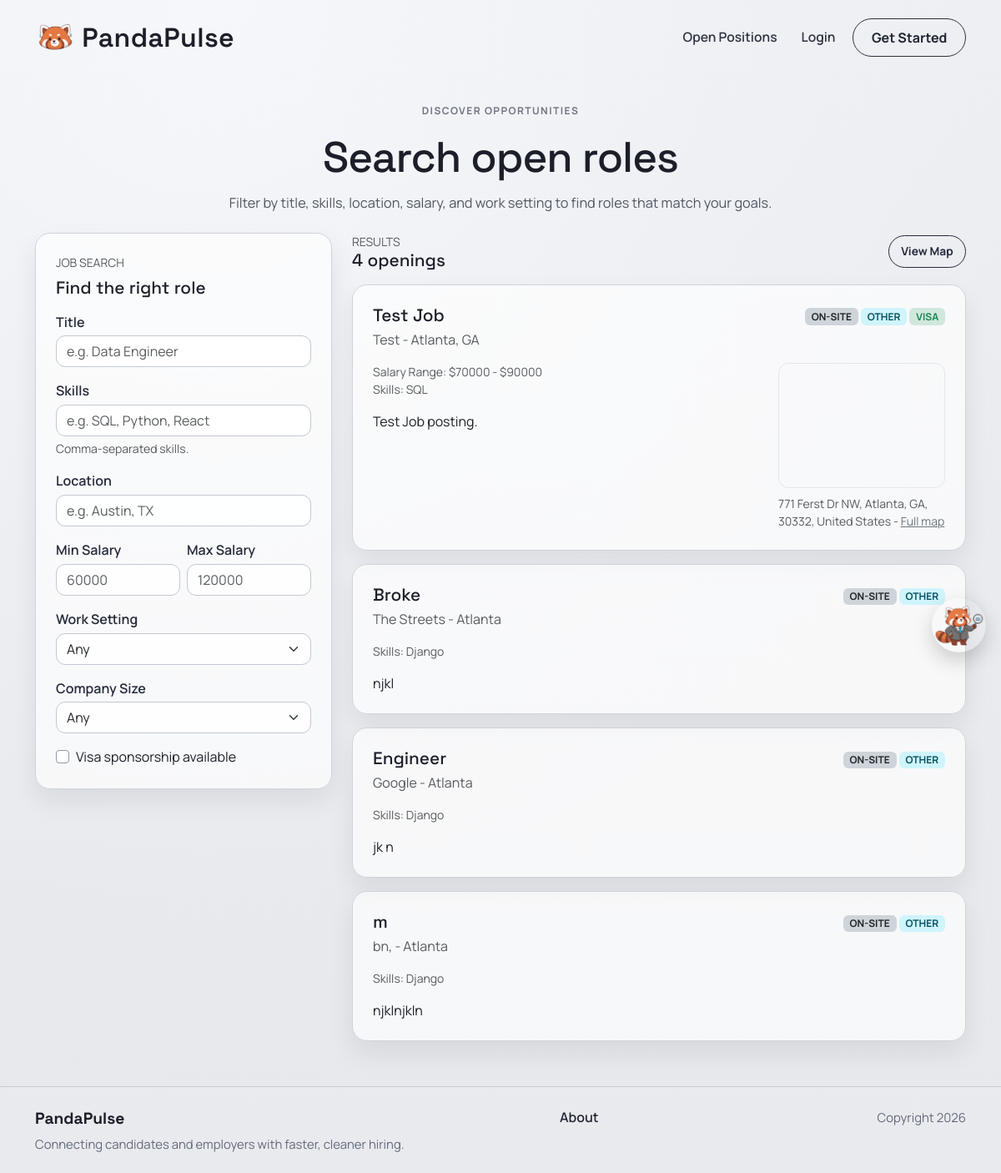
Page /jobposts/search/ on the earlier database version.
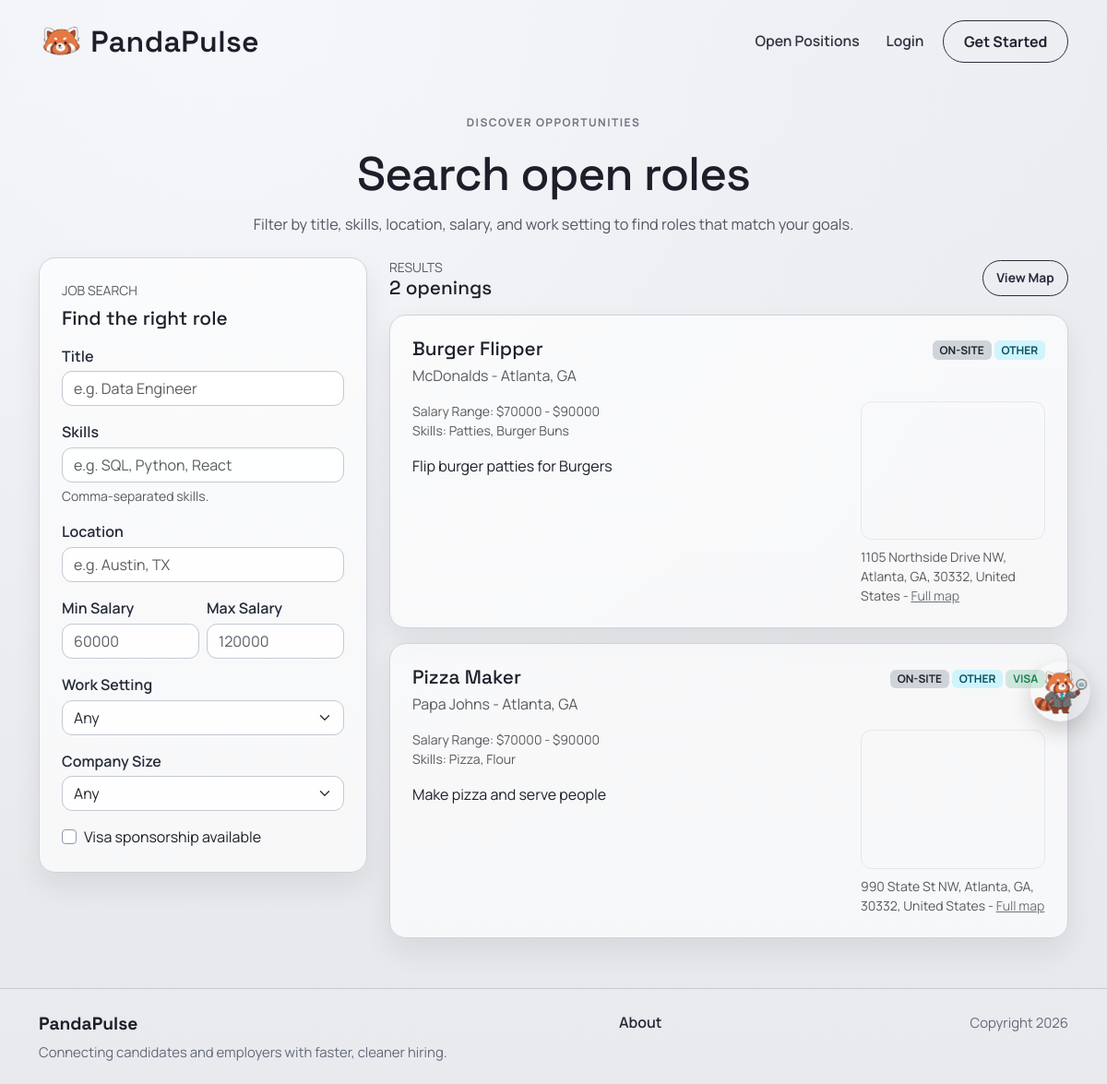
Same page on the later database version.
### jobposts/models.py (models this page shows, shortened)
class JobPost(models.Model):
    COMPANY_SIZE_CHOICES = [
        ("small", "Small (1-50)"),
        ("mid_size", "Mid-size (51-500)"),
        ("large", "Large (501-5,000)"),
        ("fortune_500", "Fortune 500"),
        ("startup", "Startup"),
        ("enterprise", "Enterprise"),
        ("other", "Other"),
    ]
    owner = models.ForeignKey(
        settings.AUTH_USER_MODEL,
        on_delete=models.CASCADE,
        related_name='job_posts',
        null=True,
        blank=True,
    )
    title = models.CharField(max_length=200)
    company = models.CharField(max_length=150)
    location = models.CharField(max_length=150)
    pay_range = models.CharField(max_length=100)
    skills = models.CharField(max_length=300, blank=True)
    salary_min = models.IntegerField(null=True, blank=True)
    salary_max = models.IntegerField(null=True, blank=True)
    WORK_SETTING_CHOICES = [
        ("remote", "Remote"),
        ("onsite", "On-site"),
        ("hybrid", "Hybrid"),
    ]
    work_setting = models.CharField(max_length=20, choices=WORK_SETTING_CHOICES, default="onsite")
    company_size = models.CharField(max_length=20, choices=COMPANY_SIZE_CHOICES, default="other")
    visa_sponsorship = models.BooleanField(default=False)
    description = models.TextField()
    created_at = models.DateTimeField(auto_now_add=True)

### map/models.py (models this page shows, shortened)
class OfficeLocation(models.Model):
    job_post = models.OneToOneField(
        'jobposts.JobPost',
        on_delete=models.CASCADE,
        related_name='office_location',
    )
    address_line_1 = models.CharField(max_length=255, blank=True)
    address_line_2 = models.CharField(max_length=255, blank=True)
    city = models.CharField(max_length=100, blank=True)
    state = models.CharField(max_length=100, blank=True)
    postal_code = models.CharField(max_length=20, blank=True)
    country = models.CharField(max_length=100, blank=True, default='United States')
    latitude = models.DecimalField(
        max_digits=9,
        decimal_places=6,
        validators=[
            MinValueValidator(Decimal('-90')),
            MaxValueValidator(Decimal('90')),
        ],
    )
    longitude = models.DecimalField(
        max_digits=9,
        decimal_places=6,
        validators=[
            MinValueValidator(Decimal('-180')),
            MaxValueValidator(Decimal('180')),
        ],
    )
    class Meta:
        ordering = ['job_post_id']
    @property
    def full_address(self):
        parts = [
            self.address_line_1,
            self.address_line_2,
            self.city,
            self.state,
            self.postal_code,
            self.country,
        ]
        return ', '.join([part for part in parts if part])
    @property
    def osm_embed_url(self):
        lat = float(self.latitude)
        lon = float(self.longitude)
        delta = 0.01
        bbox = f'{lon - delta},{lat - delta},{lon + delta},{lat + delta}'
        marker = f'{lat},{lon}'
        return f'https://www.openstreetmap.org/export/embed.html?bbox={bbox}&layer=mapnik&marker={marker}'

### jobposts/views.py (the view, shortened to what this page needs)
# urls.py: path('search/', views.search, name='jobposts.search'),
def search(request):
    if request.user.is_authenticated:
        prof = Profile.objects.filter(user=request.user).first()
        if prof and prof.account_type == Profile.AccountType.EMPLOYER:
            return redirect("accounts.candidate_search")
    template_data = {'title': 'Job Search'}
    posts = JobPost.objects.select_related('office_location').all().order_by('-created_at')
    can_post_job = False
    if request.user.is_authenticated:
        can_post_job = _is_employer(request.user)
    title = request.GET.get('title', '').strip()
    skills = request.GET.get('skills', '').strip()
    location = request.GET.get('location', '').strip()
    salary_min = request.GET.get('salary_min', '').strip()
    salary_max = request.GET.get('salary_max', '').strip()
    work_setting = request.GET.get('work_setting', '').strip()
    company_size = request.GET.get('company_size', '').strip()
    visa_sponsorship = request.GET.get('visa_sponsorship', '').strip()
    use_home_radius = False
    radius_miles = ''
    radius_warning = ''
    radius_active = False
    is_applicant = False
    applicant_profile = None
    has_home_address = False
    home_address = ''
    if title:
        posts = posts.filter(title__icontains=title)
    if skills:
        skill_terms = [term.strip() for term in skills.split(',') if term.strip()]
        for term in skill_terms:
            posts = posts.filter(skills__icontains=term)
    if location:
        posts = posts.filter(location__icontains=location)
    if work_setting:
        posts = posts.filter(work_setting=work_setting)
    if company_size:
        posts = posts.filter(company_size=company_size)
    if visa_sponsorship.lower() in {'true', '1', 'on', 'yes'}:
        posts = posts.filter(visa_sponsorship=True)
    if salary_min:
        try:
            min_value = int(salary_min)
            posts = posts.filter(Q(salary_max__gte=min_value) | Q(salary_min__gte=min_value))
        except ValueError:
            pass
    if salary_max:
        try:
            max_value = int(salary_max)
            posts = posts.filter(Q(salary_min__lte=max_value) | Q(salary_max__lte=max_value))
        except ValueError:
            pass
    posts_sequence = list(posts)
    matched_posts = []
    other_posts = posts_sequence
    template_data['posts'] = posts_sequence
    template_data['matched_posts'] = matched_posts
    template_data['other_posts'] = other_posts
    template_data['posts_count'] = len(posts_sequence)
    template_data['can_post_job'] = can_post_job
    template_data['filters'] = {
        'title': title,
        'skills': skills,
        'location': location,
        'salary_min': salary_min,
        'salary_max': salary_max,
        'work_setting': work_setting,
        'company_size': company_size,
        'visa_sponsorship': visa_sponsorship.lower() in {'true', '1', 'on', 'yes'},
        'use_home_radius': use_home_radius,
        'radius_miles': radius_miles,
    }
    template_data['is_applicant'] = is_applicant
    template_data['has_home_address'] = has_home_address
    template_data['home_address'] = home_address
    template_data['radius_warning'] = radius_warning
    template_data['radius_active'] = radius_active
    return render(request, 'jobposts/search.html', {'template_data': template_data})

### jobposts/templates/jobposts/search.html (shortened to what this page needs)
{% extends 'base.html' %}
{% block content %}
<section class="page-shell">
  <div class="container">
    <div class="page-intro text-center">
      <p class="page-kicker">Discover opportunities</p>
      <h1 class="page-title">Search open roles</h1>
      <p class="page-copy">Filter by title, skills, location, salary, and work setting to find roles that match your goals.</p>
    </div>
    <div class="row g-4">
      <div class="col-lg-4">
        <div class="surface-card">
          <div class="text-uppercase text-muted small mb-2">Job search</div>
          <h2 class="surface-title mb-3">Find the right role</h2>
          <form method="get" class="vstack gap-3" id="job-search-filters">
            <div>
              <label class="form-label">Title</label>
              <input type="text" name="title" class="form-control" placeholder="e.g. Data Engineer" value="{{ template_data.filters.title }}">
            </div>
            <div>
              <label class="form-label">Skills</label>
              <input type="text" name="skills" class="form-control" placeholder="e.g. SQL, Python, React" value="{{ template_data.filters.skills }}">
              <div class="form-text">Comma-separated skills.</div>
            </div>
            <div>
              <label class="form-label">Location</label>
              <input type="text" name="location" class="form-control" placeholder="e.g. Austin, TX" value="{{ template_data.filters.location }}">
            </div>
            <div class="row g-2">
              <div class="col-6">
                <label class="form-label">Min Salary</label>
                <input type="number" name="salary_min" class="form-control" placeholder="60000" value="{{ template_data.filters.salary_min }}">
              </div>
              <div class="col-6">
                <label class="form-label">Max Salary</label>
                <input type="number" name="salary_max" class="form-control" placeholder="120000" value="{{ template_data.filters.salary_max }}">
              </div>
            </div>
            <div>
              <label class="form-label">Work Setting</label>
              <select name="work_setting" class="form-select">
                <option value="" {% if not template_data.filters.work_setting %}selected{% endif %}>Any</option>
              </select>
            </div>
            <div>
              <label class="form-label">Company Size</label>
              <select name="company_size" class="form-select">
                <option value="" {% if not template_data.filters.company_size %}selected{% endif %}>Any</option>
              </select>
            </div>
            <div class="form-check">
              <input class="form-check-input" type="checkbox" id="visa_sponsorship" name="visa_sponsorship" value="true" {% if template_data.filters.visa_sponsorship %}checked{% endif %}>
              <label class="form-check-label" for="visa_sponsorship">Visa sponsorship available</label>
            </div>
          </form>
        </div>
      </div>
      <div class="col-lg-8">
        <div class="d-flex align-items-center justify-content-between mb-3">
          <div>
            <div class="text-uppercase text-muted small">Results</div>
            <h3 class="surface-title mb-0">{{ template_data.posts_count }} openings</h3>
          </div>
          <a class="secondary-btn btn-compact" href="{% url 'map.jobs_map' %}">View Map</a>
        </div>
        {% if template_data.posts %}
          <div class="vstack gap-3">
            {% for post in template_data.other_posts|default:template_data.posts %}
              <div class="surface-card py-4">
                <div class="d-flex justify-content-between flex-wrap gap-2">
                  <div>
                    <h4 class="surface-title mb-1">{{ post.title }}</h4>
                    <div class="text-muted">{{ post.company }} - {{ post.location }}</div>
                  </div>
                  <div class="d-flex flex-column align-items-end justify-content-between gap-2">
                    <div class="text-end">
                      <span class="badge bg-dark-subtle text-dark text-uppercase">{{ post.get_work_setting_display }}</span>
                      <span class="badge bg-info-subtle text-info-emphasis text-uppercase">{{ post.get_company_size_display }}</span>
                      {% if post.visa_sponsorship %}
                        <span class="badge bg-success-subtle text-success text-uppercase">Visa</span>
                      {% endif %}
                    </div>
                  </div>
                </div>
                <div class="job-post-layout mt-3">
                  <div class="job-post-main">
                    {% if post.salary_min or post.salary_max %}
                      <div class="small text-muted">
                        Salary Range:
                        {% if post.salary_min %}${{ post.salary_min }}{% endif %}
                        {% if post.salary_min and post.salary_max %} - {% endif %}
                        {% if post.salary_max %}${{ post.salary_max }}{% endif %}
                      </div>
                    {% endif %}
                    {% if post.skills %}<div class="small text-muted">Skills: {{ post.skills }}</div>{% endif %}
                    <p class="mt-3 mb-0">{{ post.description|truncatewords:40 }}</p>
                  </div>
                  {% if post.office_location %}
                  <aside class="job-post-map">
                    <div class="ratio ratio-4x3 job-post-map-frame">
                      <iframe title="Office location map" src="{{ post.office_location.osm_embed_url }}" loading="lazy"></iframe>
                    </div>
                    <div class="small text-muted mt-2">
                      {% if post.office_location.full_address %}{{ post.office_location.full_address }} - {% endif %}
                      <a href="{% url 'map.job_location' post.id %}" class="link-secondary">Full map</a>
                    </div>
                  </aside>
                  {% endif %}
                </div>
              </div>
            {% endfor %}
          </div>
        {% else %}
          <div class="surface-card p-5 text-center">
            <h4 class="surface-title mb-2">No matching jobs yet</h4>
            <p class="text-muted mb-4">Try widening your filters.</p>
          </div>
        {% endif %}
      </div>
    </div>
  </div>
</section>
{% endblock content %}

### project2/templates/base.html (shortened to what this page needs)
<!DOCTYPE html>
<html>
  {% load static %}
  <head>
    <link href="https://cdn.jsdelivr.net/npm/bootstrap@5.3.3/dist/css/bootstrap.min.css" rel="stylesheet">
    <link rel="stylesheet" href="https://cdnjs.cloudflare.com/ajax/libs/font-awesome/6.1.1/css/all.min.css">
    <link rel="stylesheet" href="https://cdn.jsdelivr.net/npm/bootstrap-icons@1.11.3/font/bootstrap-icons.min.css">
    <link rel="stylesheet" type="text/css" href="{% static 'css/style.css' %}">
    <link rel="stylesheet" href="{% static 'mascot/panda.css' %}">
  </head>
  <body>
    <nav class="navbar navbar-expand-lg site-nav py-3">
      <div class="container">
        <a class="navbar-brand brand-mark" href="{% url 'home.index' %}">
          <img src="{% static 'img/logo.png' %}?v=pandapulse-2" alt="logo" height="40" />
          <span>PandaPulse</span>
        </a>
        <div class="collapse navbar-collapse" id="navbarNavAltMarkup">
          <div class="navbar-nav ms-auto align-items-lg-center gap-lg-2">
            {% if not can_post_job %}
              <a class="nav-link site-link" href="{% url 'jobposts.search' %}">Open Positions</a>
            {% endif %}
            {% if user.is_authenticated %}
              {% if can_post_job %}
                <a class="nav-link site-link" href="{% url 'jobposts.dashboard' %}">Employer Dashboard</a>
              {% else %}
                <a class="nav-link site-link" href="{% url 'apply:application_status' %}">Applicant Dashboard</a>
              {% endif %}
              <a class="nav-link site-link" href="{% url 'accounts.logout' %}">Logout</a>
            {% else %}
              <a class="nav-link site-link" href="{% url 'accounts.login' %}">Login</a>
              <a class="site-cta" href="{% url 'accounts.signup' %}">Get Started</a>
            {% endif %}
          </div>
        </div>
      </div>
    </nav>
    <main>
      {% block content %}
      {% endblock content %}
    </main>
    <footer class="site-footer py-4 mt-auto">
      <div class="container">
        <div class="row g-3 align-items-start">
          <div class="col-lg-5">
            <p class="footer-title mb-1">PandaPulse</p>
            <p class="footer-copy mb-0">Connecting candidates and employers with faster, cleaner hiring.</p>
          </div>
          <div class="col-lg-4 d-flex justify-content-lg-center justify-content-start">
            <div class="d-flex gap-3 gap-lg-4 justify-content-lg-center justify-content-start flex-wrap flex-lg-nowrap">
              <a class="footer-link" href="{% url 'home.about' %}">About</a>
            </div>
          </div>
          <div class="col-lg-3 text-lg-end">
            <span class="footer-copy">Copyright 2026</span>
          </div>
        </div>
      </div>
    </footer>
    <div id="panda-confetti" aria-hidden="true"></div>
    <div id="panda-mascot" aria-label="Site mascot">
      <div class="panda-wrap" title="Panda mascot">
        <img src="{% static 'img/logo1.png' %}?v=pandapulse-4"/>
      </div>
    </div>
  </body>
</html>

Differences in the rows shown:
removed JobPost: title "Test Job", company "Test", location "Atlanta, GA", work_setting "ON-SITE", company_size "OTHER", visa_sponsorship "VISA", salary_min "70000", salary_max "90000", skills "SQL", description "Test Job posting.", office_location.full_address "771 Ferst Dr NW, Atlanta, GA, 30332, United States"
removed JobPost: title "Broke", company "The Streets", location "Atlanta", work_setting "ON-SITE", company_size "OTHER", skills "Django", description "njkl"
removed JobPost: title "Engineer", company "Google", location "Atlanta", work_setting "ON-SITE", company_size "OTHER", skills "Django", description "jk n"
removed JobPost: title "m", company "bn,", location "Atlanta", work_setting "ON-SITE", company_size "OTHER", skills "Django", description "njklnjkln"
added JobPost: title "Burger Flipper", company "McDonalds", location "Atlanta, GA", work_setting "ON-SITE", company_size "OTHER", salary_min "70000", salary_max "90000", skills "Patties, Burger Buns", description "Flip burger patties for Burgers", office_location.full_address "1105 Northside Drive NW, Atlanta, GA, 30332, United States"
added JobPost: title "Pizza Maker", company "Papa Johns", location "Atlanta, GA", work_setting "ON-SITE", company_size "OTHER", visa_sponsorship "VISA", salary_min "70000", salary_max "90000", skills "Pizza, Flour", description "Make pizza and serve people", office_location.full_address "990 State St NW, Atlanta, GA, 30332, United States"
Other differences:
{{ template_data.posts_count }}: "4" → "2"
